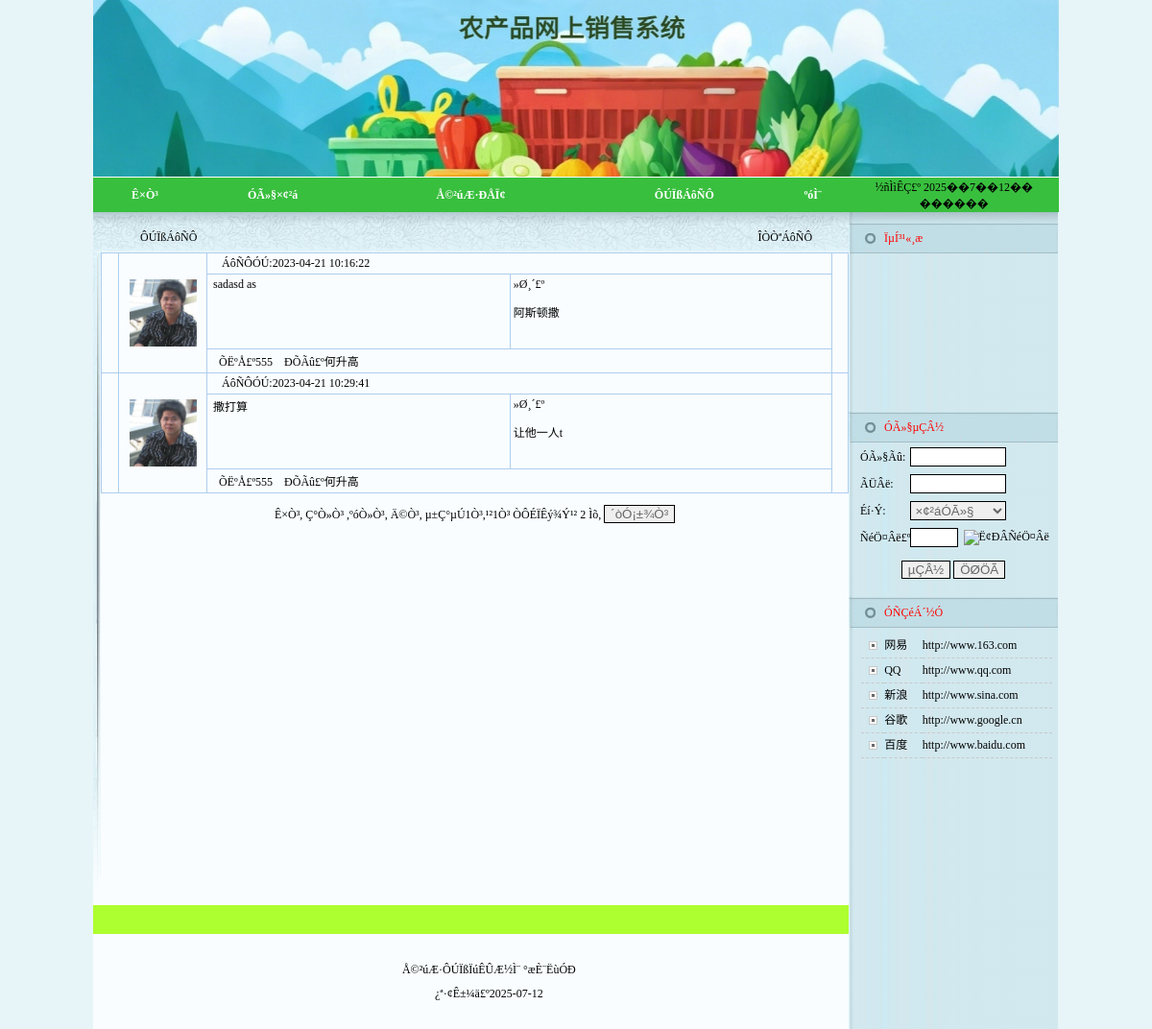
/lyblist.php, run on the app's committed database.
### tables this page shows
CREATE TABLE `liuyanban` (
  `id` int(11) NOT NULL AUTO_INCREMENT,
  `zhanghao` varchar(50) DEFAULT NULL,
  `zhaopian` varchar(50) DEFAULT NULL,
  `xingming` varchar(50) DEFAULT NULL,
  `liuyan` varchar(50) DEFAULT NULL,
  `addtime` timestamp NOT NULL DEFAULT CURRENT_TIMESTAMP,
  `huifu` varchar(50) DEFAULT NULL,
  PRIMARY KEY (`id`)
);

CREATE TABLE `youqinglianjie` (
  `id` int(11) NOT NULL AUTO_INCREMENT,
  `wangzhanmingcheng` varchar(50) DEFAULT NULL,
  `wangzhi` varchar(50) DEFAULT NULL,
  `addtime` timestamp NULL DEFAULT CURRENT_TIMESTAMP,
  `logo` varchar(255) DEFAULT NULL,
  PRIMARY KEY (`id`)
);

### lyblist.php (the view, shortened to what this page needs)
<html>
<head>
<LINK href="qtimages/style.css" type=text/css rel=stylesheet>
</head>
<body>
<TABLE cellSpacing=0 cellPadding=0 width=1002 align=center border=0>
  <TBODY>
  <TR>
    <TD>
<?php include_once 'qttop.php';?></TD></TR>
  <TR>
    <TD>
      <TABLE cellSpacing=0 cellPadding=0 width=1002 border=0>
        <TBODY>
        <TR>
          <TD vAlign=top width=786>
            <TABLE cellSpacing=0 cellPadding=0 width=787 bgColor=#f9fdff
            border=0>
              <TBODY>
              <TR>
                <TD
                  height=42 background=qtimages/sy_bg.jpg class="title"><table width="100%" height="26" border="0" cellpadding="0" cellspacing="0">
                  <tr>
                    <td width="20%" align="center" valign="bottom"><span class="STYLE4">ÔÚÏßÁôÑÔ</span></td>
                    <td width="68%">&nbsp;</td>
                    <td width="12%" valign="bottom"><a href="lyb.php"><span class="STYLE4">ÎÒÒªÁôÑÔ</span></a></td>
                  </tr>
                </table></TD>
              </TR>
              <TR>
                <TD vAlign=top bgColor=#edf7f9 height=74>
                  <TABLE cellSpacing=0 cellPadding=0 width=787 border=0>
                    <TBODY>
                    <TR>
                      <TD width=8 height="246" align=right><IMG height=660
                        src="qtimages/sy_line.jpg" width=8></TD>
                      <TD width=100% height="660" vAlign=top bgColor=#f9fdff><table width="100%" border="1" align="center" cellpadding="3" cellspacing="1" bordercolor="#ADCEEF" style="border-collapse:collapse">
                        <?php
					$sql="select * from liuyanban where 1=1";
					$sql=$sql." order by id desc";
  					$query=mysql_query($sql);
	 				 $rowscount=mysql_num_rows($query);
					 if($rowscount==0)
  {}
  else
  {
  $pagelarge=5;
  $pagecurrent=$_GET["pagecurrent"];
  if($rowscount%$pagelarge==0)
  {
		$pagecount=$rowscount/$pagelarge;
  }
  else
  {
   		$pagecount=intval($rowscount/$pagelarge)+1;
  }
  if($pagecurrent=="" || $pagecurrent<=0)
{
	$pagecurrent=1;
}
		$ddddd=$pagecurrent*$pagelarge;
	if($pagecurrent==$pagecount)
	{
		if($rowscount%$pagelarge==0)
		{
		$ddddd=$pagecurrent*$pagelarge;
		}
		else
		{
		$ddddd=$pagecurrent*$pagelarge-$pagelarge+$rowscount%$pagelarge;
		}
	}
	for($i=$pagecurrent*$pagelarge-$pagelarge;$i<$ddddd;$i++)
{
					 ?>
                        <tr>
                          <td width="11" rowspan="3" valign="top">&nbsp;</td>
                          <td width="85" rowspan="3" align="center" valign="middle"><img width='70'height='70' src=<?php echo mysql_result($query,$i,"zhaopian");?> border=0> </td>
                          <td height="20" colspan="2" align="left" valign="middle">&nbsp; &nbsp; ÁôÑÔÓÚ:<?php echo mysql_result($query,$i,"addtime");?> &nbsp;</td>
                          <td width="12" rowspan="3" valign="top" style="width: 10px">&nbsp;</td>
                        </tr>
                        <tr>
                          <td height="78" align="left" valign="top">&nbsp;<?php echo mysql_result($query,$i,"liuyan");?></td>
                          <td align="left" valign="top"><p>»Ø¸´£º</p>
                              <p><?php echo mysql_result($query,$i,"huifu");?></p></td>
                        </tr>
                        <tr>
                          <td colspan="2" align="left" valign="middle" style="height: 25px">&nbsp; &nbsp;ÕËºÅ£º<?php echo mysql_result($query,$i,"zhanghao");?> &nbsp; &nbsp;ÐÕÃû£º<?php echo mysql_result($query,$i,"xingming");?>&nbsp;&nbsp;</td>
                        </tr>
                        <?php
						  }
  	}
  ?>
                      </table>
                        <p align="center"><a href="lyblist.php?pagecurrent=1">Ê×Ò³</a>, <a href="lyblist.php?pagecurrent=<?php echo $pagecurrent-1;?>">Ç°Ò»Ò³</a> ,<a href="lyblist.php?pagecurrent=<?php echo $pagecurrent+1;?>">ºóÒ»Ò³</a>, <a href="lyblist.php?pagecurrent=<?php echo $pagecount;?>">Ä©Ò³</a>, µ±Ç°µÚ<?php echo $pagecurrent;?>Ò³,¹²<?php echo $pagecount;?>Ò³ ÒÔÉÏÊý¾Ý¹²
                          <?php
		echo $rowscount;
	?>
                          Ìõ,
  <input type="button" name="Submit2" onClick="javascript:window.print();" value="´òÓ¡±¾Ò³" style=" height:19px; border:solid 1px #000000; color:#666666" />
                        </p></TD>
                    </TR></TBODY></TABLE></TD></TR>
              <TR>
                <TD bgColor=#f9fdff height=5></TD></TR>
              <TR>
                <TD>&nbsp;</TD>
              </TR>
              <TR>
                <TD>
                  <?php include_once 'qtdown.php';?></TD></TR></TBODY></TABLE></TD>
          <TD vAlign=top width=216
            background=qtimages/rightbg.jpg><?php include_once 'qtleft.php';?>
</TD></TR></TBODY></TABLE></TD></TR></TBODY></TABLE>
</body>
</html>

### qtleft.php (shortened to what this page needs)
<TABLE cellSpacing=0
       cellPadding=0 width="218" border=0>
    <TBODY>
    <TR>
        <TD><IMG height=11 src="qtimages/righttop.jpg"
                 width=218></TD>
    </TR>
    <TR>
        <TD background=qtimages/rightbg1.jpg height=33>
            <TABLE cellSpacing=0 cellPadding=0 width="83%" align=right
                   border=0>
                <TBODY>
                <TR>
                    <TD class=red width="69%">ÏµÍ³¹«¸æ</TD>
                    <TD width="31%"></TD>
                </TR>
                </TBODY>
            </TABLE>
        </TD>
    </TR>
    <TR>
        <TD height="154">
            <TABLE cellSpacing=0 cellPadding=0 width="93%" align=center
                   border=0>
                <TBODY>
                <TR>
                    <TD>
                        <marquee border="0" direction="up" height="138" onMouseOut="start()" onMouseOver="stop()"
                                 scrollamount="1" scrolldelay="50">
                            <table width="100%" height="100%"
                                   border="0" align="center"
                                   cellpadding="0" cellspacing="5">
                            </table>
                        </marquee>
                    </TD>
                </TR>
                </TBODY>
            </TABLE>
        </TD>
    </TR>
    <tr>
        <td height="10"></td>
    </tr>
    <TR>
        <TD background=qtimages/rightbg1.jpg height=33>
            <TABLE cellSpacing=0 cellPadding=0 width="83%" align=right
                   border=0>
                <TBODY>
                <TR>
                    <TD class=red width="69%">ÓÃ»§µÇÂ½</TD>
                    <TD width="31%"></TD>
                </TR>
                </TBODY>
            </TABLE>
        </TD>
    </TR>
    <TR>
        <TD align=middle><?php
            if ($_SESSION['cx'] == "") {
                ?>
                <table width="100%" height="100%" border="0" cellpadding="0" cellspacing="0">
                    <form action="userlog_post.php" method="post" name="userlog" id="userlog">
                        <tr>
                            <td width="12" height="28">&nbsp;</td>
                            <td width="49" height="28">ÓÃ»§Ãû:</td>
                            <td width="109" height="28" colspan="2"><input name="username" type="text" id="username"
                                                                           style="width:100px; height:20px; border:solid 1px #000000; color:#666666"/>
                            </td>
                        </tr>
                        <tr>
                            <td height="28">&nbsp;</td>
                            <td height="28">ÃÜÂë:</td>
                            <td height="28" colspan="2"><input name="pwd1" type="password" id="pwd1"
                                                               style="width:100px; height:20px; border:solid 1px #000000; color:#666666"/>
                            </td>
                        </tr>
                        <tr>
                            <td height="28">&nbsp;</td>
                            <td height="28">Éí·Ý:</td>
                            <td height="28" colspan="2">
                                <select name="cx" id="cx"
                                        style="width:100px; height:20px; border:solid 1px #000000; color:#666666">
                                    <option value="×¢²áÓÃ»§">×¢²áÓÃ»§</option>
                                </select></td>
                        </tr>
                        <tr>
                            <td height="28">&nbsp;</td>
                            <td height="28">ÑéÖ¤Âë£º</td>
                            <td height="28"><input name="yzm" type="text" id="yzm"
                                                   style=" height:20px; border:solid 1px #000000; color:#666666; width:50px"/>
                            </td>
                            <td><img alt="Ë¢ÐÂÑéÖ¤Âë" onclick="this.src='code.php?time='+new Date().getTime();"
                                     src="code.php?time='+new Date().getTime();" style="cursor:hand"/></td>
                        </tr>
                        <tr>
                            <td height="38" colspan="4" align="center"><input type="submit" name="Submit" value="µÇÂ½"
                                                                              style=" height:19px; border:solid 1px #000000; color:#666666"/>
                                <input type="reset" name="Submit2" value="ÖØÖÃ"
                                       style=" height:19px; border:solid 1px #000000; color:#666666"/></td>
                        </tr>
                    </form>
                </table>
            <?php } ?></TD>
    </TR>
    <TR>
        <TD height=10></TD>
    </TR>
    <TR>
        <TD background=qtimages/rightbg1.jpg height=33>
            <TABLE cellSpacing=0 cellPadding=0 width="83%" align=right
                   border=0>
                <TBODY>
                <TR>
                    <TD class=red width="69%">ÓÑÇéÁ´½Ó</TD>
                    <TD width="31%"></TD>
                </TR>
                </TBODY>
            </TABLE>
        </TD>
    </TR>
    <TR>
        <TD style="PADDING-LEFT: 7px; PADDING-TOP: 5px" align=middle>
            <table class="newsline" cellspacing="0" cellpadding="0" width="94%"
                   align="center" border="0">
                <tbody>
                <?php
                $sql = "select * from youqinglianjie order by id desc";
                $query = mysql_query($sql);
                $rowscount = mysql_num_rows($query);
                if ($rowscount > 0) {
                    for ($i = 0; $i < $rowscount; $i++) {
                        ?>
                        <tr>
                            <td width="12%" height="25" align="center"><span class="STYLE2"><img src="qtimages/1.jpg"/></span>
                            </td>
                            <td width="20%" height="25"><a href="<?php echo mysql_result($query, $i, "wangzhi"); ?>"
                                                           target="_blank"><?php echo mysql_result($query, $i, "wangzhanmingcheng"); ?></a>
                            </td>
                            <td width="68%" height="25"><a href="<?php echo mysql_result($query, $i, "wangzhi"); ?>"
                                                           target="_blank"><?php echo mysql_result($query, $i, "wangzhi"); ?></a>
                            </td>
                        </tr>
                        <?php
                    }
                }
                ?>
                </tbody>
            </table>
        </TD>
    </TR>
    <TR>
        <TD>&nbsp;</TD>
    </TR>
    </TBODY>
</TABLE>

### qtimages/style.css (style rules this page uses)
BODY { MARGIN: 0px }
BODY TD { FONT-SIZE: 12px }
A:link { COLOR: #000; TEXT-DECORATION: none }
.red { COLOR: #f00 }
.newsline TD { LINE-HEIGHT: 25px; BORDER-BOTTOM: #c9c9c9 1px dashed }
.newsline TD A:link { COLOR: #000 }
.STYLE2 { color: #FFFFFF }
body { background-color: #E7F5F8; }

### data on the page
liuyanban: zhaopian (picture), addtime "2023-04-21 10:16:22", liuyan "sadasd as", huifu "阿斯顿撒", zhanghao "555", xingming "何升高"
liuyanban: zhaopian (picture), addtime "2023-04-21 10:29:41", liuyan "撒打算", huifu "让他一人t", zhanghao "555", xingming "何升高"
youqinglianjie: wangzhanmingcheng "网易", wangzhi "http://www.163.com"
youqinglianjie: wangzhanmingcheng "QQ", wangzhi "http://www.qq.com"
youqinglianjie: wangzhanmingcheng "新浪", wangzhi "http://www.sina.com"
youqinglianjie: wangzhanmingcheng "谷歌", wangzhi "http://www.google.cn"
youqinglianjie: wangzhanmingcheng "百度", wangzhi "http://www.baidu.com"

### other printed values
$pagecurrent "1"
$pagecount "1"
$rowscount "2"
